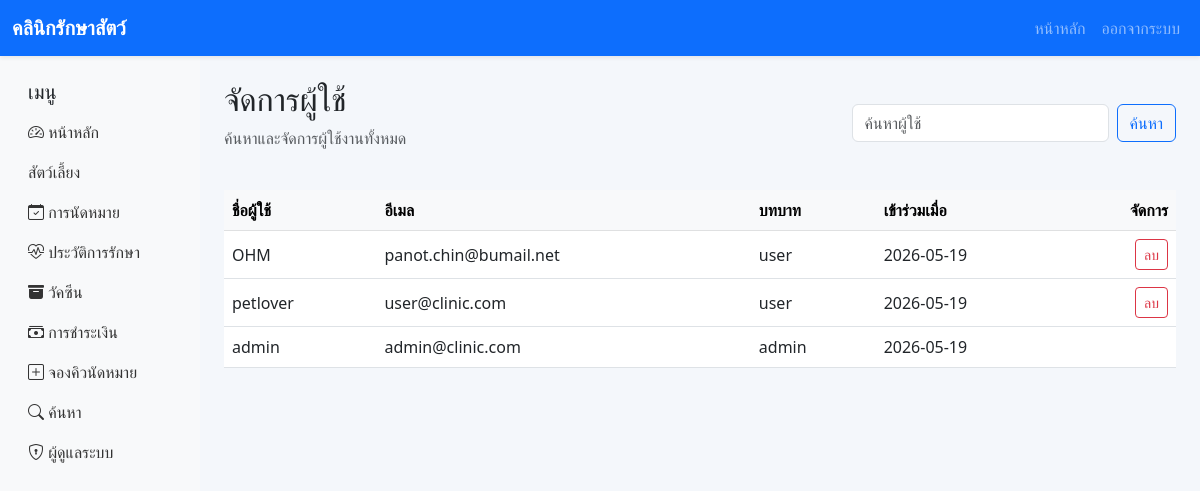
Page /admin/users (signed in) on the committed database.
### models/user.py (models this page shows, shortened)
class User(UserMixin, db.Model):
    __tablename__ = 'users'
    id = db.Column(db.Integer, primary_key=True)
    username = db.Column(db.String(80), unique=True, nullable=False)
    email = db.Column(db.String(120), unique=True, nullable=False)
    password_hash = db.Column(db.String(200), nullable=False)
    role = db.Column(db.String(20), default='user', nullable=False)
    created_at = db.Column(db.DateTime, default=datetime.utcnow)
    pets = db.relationship('Pet', backref='owner', lazy=True)
    def is_admin(self):
        return self.role == 'admin'

### routes/admin.py (the view)
    def wrapper(*args, **kwargs):
        if not current_user.is_authenticated or not current_user.is_admin():
            flash('หน้านี้สำหรับผู้ดูแลระบบเท่านั้น', 'danger')
            return redirect(url_for('user.dashboard'))
        return func(*args, **kwargs)

### routes/admin.py (called while the page is built)
def admin_required(func):
    def wrapper(*args, **kwargs):
        if not current_user.is_authenticated or not current_user.is_admin():
            flash('หน้านี้สำหรับผู้ดูแลระบบเท่านั้น', 'danger')
            return redirect(url_for('user.dashboard'))
        return func(*args, **kwargs)
    wrapper.__name__ = func.__name__
    return wrapper

@admin_bp.route('/users')
@login_required
@admin_required
def users():
    query = request.args.get('q', '')
    users = User.query
    if query:
        users = users.filter((User.username.contains(query)) | (User.email.contains(query)))
    users = users.order_by(User.created_at.desc()).all()
    return render_template('admin/users.html', users=users, query=query)

### templates/admin/users.html (shortened to what this page needs)
{% extends 'base.html' %}
{% block content %}
<div class="d-flex justify-content-between align-items-center mb-4">
    <div><h2>จัดการผู้ใช้</h2><p class="text-muted">ค้นหาและจัดการผู้ใช้งานทั้งหมด</p></div>
    <form class="d-flex" method="GET">
        <input type="text" class="form-control me-2" name="q" value="{{ query }}" placeholder="ค้นหาผู้ใช้">
        <button class="btn btn-outline-primary" type="submit">ค้นหา</button>
    </form>
</div>
<div class="table-responsive">
    <table class="table table-hover align-middle">
        <thead class="table-light"><tr><th>ชื่อผู้ใช้</th><th>อีเมล</th><th>บทบาท</th><th>เข้าร่วมเมื่อ</th><th class="text-end">จัดการ</th></tr></thead>
        <tbody>
            {% for user in users %}
            <tr>
                <td>{{ user.username }}</td>
                <td>{{ user.email }}</td>
                <td>{{ user.role }}</td>
                <td>{{ user.created_at.date() }}</td>
                <td class="text-end">
                    {% if not user.is_admin() %}
                    <a href="{{ url_for('admin.delete_user', user_id=user.id) }}" class="btn btn-sm btn-outline-danger">ลบ</a>
                    {% endif %}
                </td>
            </tr>
            {% else %}
            <tr><td colspan="5" class="text-center">ไม่พบผู้ใช้</td></tr>
            {% endfor %}
        </tbody>
    </table>
</div>
{% endblock %}

### static/css/style.css (style rules this page uses)
body { background: #f4f7fb; min-height: 100vh; }
.table td, .table th { vertical-align: middle; }

### rows in the picture
User: username "OHM", email "panot.chin@bumail.net", role "user", created_at "2026-05-19"
User: username "petlover", email "user@clinic.com", role "user", created_at "2026-05-19"
User: username "admin", email "admin@clinic.com", role "admin", created_at "2026-05-19"
